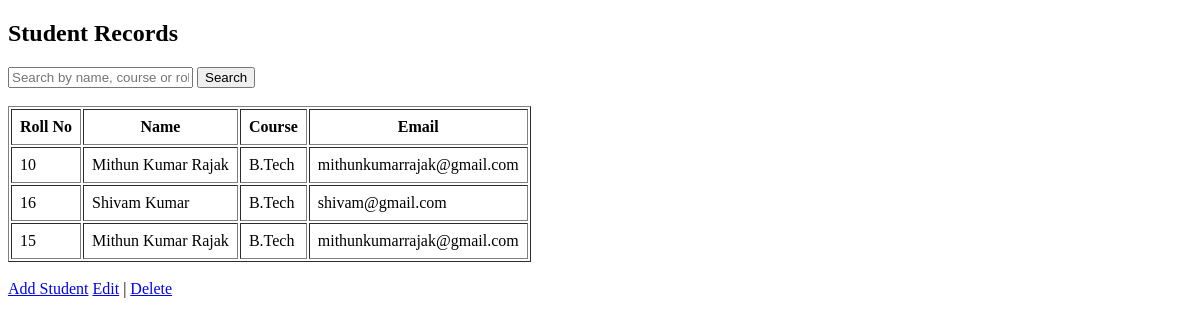
/library/student_list/, run on an earlier commit of the app's database.
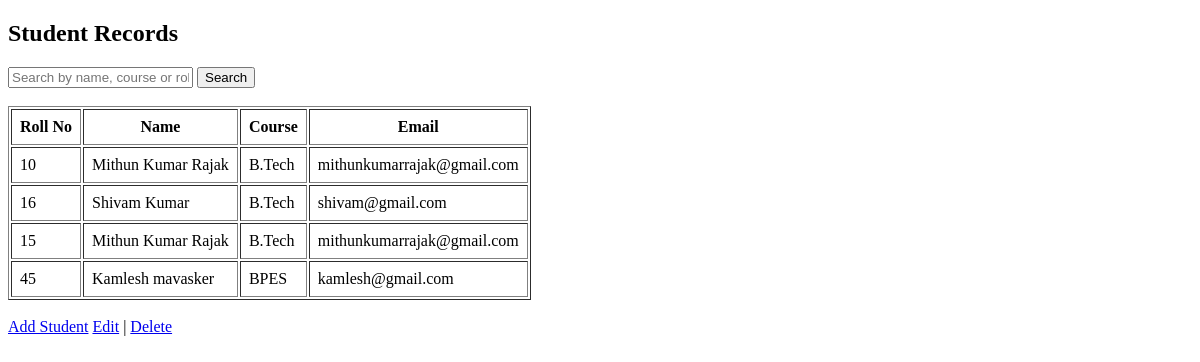
And on a later commit of the database.
### library/models.py (models this page shows, shortened)
class Student(models.Model):
    roll_no = models.IntegerField(unique=True)
    name = models.CharField(max_length=100)
    course = models.CharField(max_length=100)
    email = models.EmailField()

### library/views.py (the view)
# urls.py: path("student_list/", student_list, name="student_list"),
def student_list(request):
    search_query = request.GET.get('search', '')
    if search_query:
        students = Student.objects.filter(
            Q(name__icontains=search_query) |
            Q(course__icontains=search_query) |
            Q(email__icontains=search_query)
        )
    else:
        students = Student.objects.all()
    return render(request, "library/student_list.html", {
        "students": students,
        "search_query": search_query
    })

### templates/library/student_list.html (shortened to what this page needs)
<!DOCTYPE html>
<html>
<head>
</head>
<body>
    <h2>Student Records</h2>
    <form method="GET">
        <input type="text" name="search" placeholder="Search by name, course or roll no"
            value="{{ request.GET.search }}">
        <button type="submit">Search</button>
    </form>
    <br>
    <table border="1" cellpadding="8">
        <tr>
            <th>Roll No</th>
            <th>Name</th>
            <th>Course</th>
            <th>Email</th>
        </tr>
        {% for student in students %}
        <tr>
            <td>{{ student.roll_no }}</td>
            <td>{{ student.name }}</td>
            <td>{{ student.course }}</td>
            <td>{{ student.email }}</td>
        </tr>
        {% empty %}
        <tr>
            <td colspan="4">No students found</td>
            <td><a href="{% url 'edit_student' student.id %}">Edit</a></td>
        </tr>
        {% endfor %}
    </table>
    <br>
    <td>
        <a href="{% url 'add_student' %}">Add Student</a>
        <a href="{% url 'edit_student' student.id %}">Edit</a> |
        <a href="{% url 'delete_student' student.id %}">Delete</a>
    </td>
</body>
</html>

What changed in the data, as far as the page shows it:
added Student: roll_no "45", name "Kamlesh mavasker", course "BPES", email "kamlesh@gmail.com"
